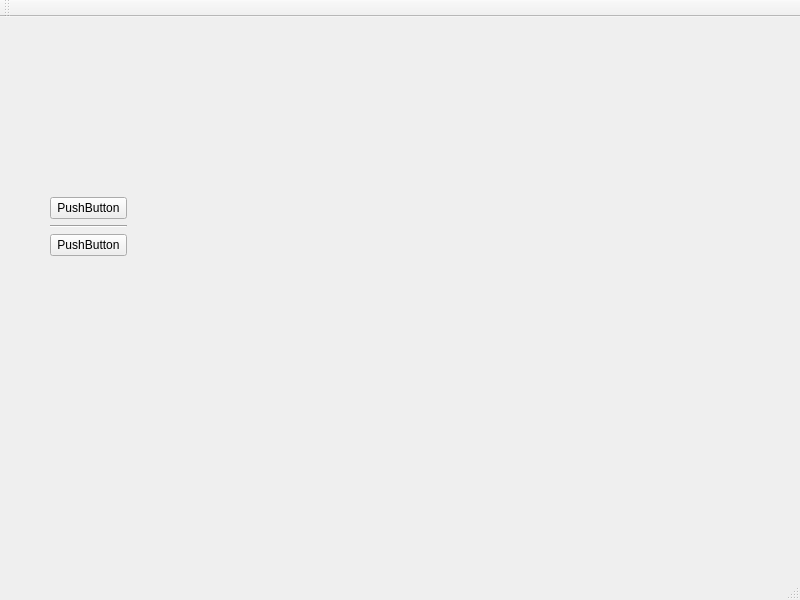
<?xml version="1.0" encoding="UTF-8"?>
<ui version="4.0">
 <class>MainWindow</class>
 <widget class="QMainWindow" name="MainWindow">
  <property name="geometry">
   <rect>
    <x>0</x>
    <y>0</y>
    <width>800</width>
    <height>600</height>
   </rect>
  </property>
  <property name="windowTitle">
   <string>MainWindow</string>
  </property>
  <widget class="QWidget" name="centralwidget">
   <widget class="QWidget" name="">
    <property name="geometry">
     <rect>
      <x>50</x>
      <y>180</y>
      <width>77</width>
      <height>341</height>
     </rect>
    </property>
    <layout class="QVBoxLayout" name="verticalLayout">
     <item>
      <widget class="QPushButton" name="pushButton">
       <property name="text">
        <string>PushButton</string>
       </property>
      </widget>
     </item>
     <item>
      <widget class="Line" name="line">
       <property name="orientation">
        <enum>Qt::Horizontal</enum>
       </property>
      </widget>
     </item>
     <item>
      <widget class="QPushButton" name="pushButton_2">
       <property name="text">
        <string>PushButton</string>
       </property>
      </widget>
     </item>
     <item>
      <spacer name="verticalSpacer">
       <property name="orientation">
        <enum>Qt::Vertical</enum>
       </property>
       <property name="sizeHint" stdset="0">
        <size>
         <width>20</width>
         <height>40</height>
        </size>
       </property>
      </spacer>
     </item>
    </layout>
   </widget>
  </widget>
  <widget class="QMenuBar" name="menubar">
   <property name="geometry">
    <rect>
     <x>0</x>
     <y>0</y>
     <width>800</width>
     <height>23</height>
    </rect>
   </property>
  </widget>
  <widget class="QStatusBar" name="statusbar"/>
  <widget class="QToolBar" name="toolBar">
   <property name="windowTitle">
    <string>toolBar</string>
   </property>
   <attribute name="toolBarArea">
    <enum>TopToolBarArea</enum>
   </attribute>
   <attribute name="toolBarBreak">
    <bool>false</bool>
   </attribute>
  </widget>
 </widget>
 <resources/>
 <connections/>
</ui>
